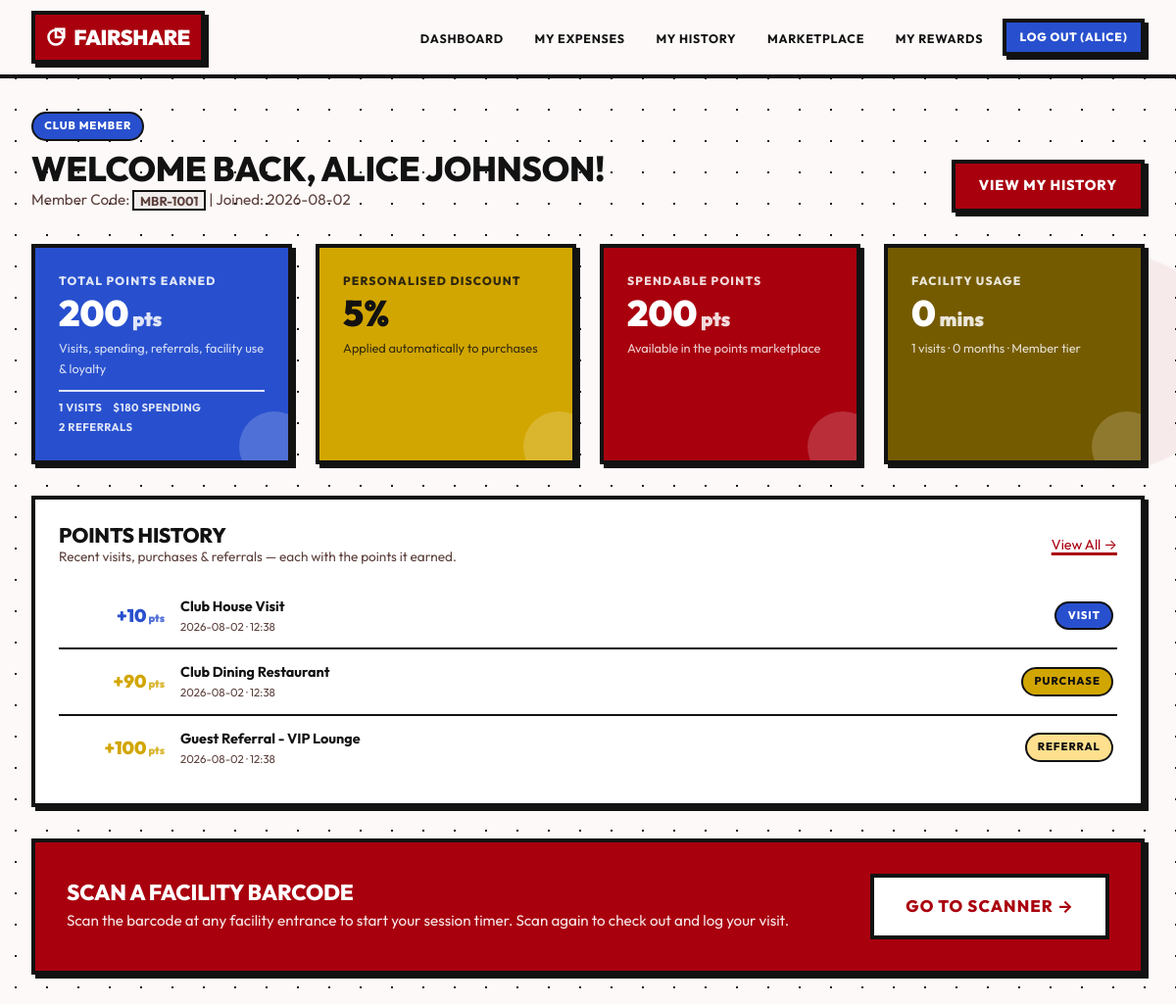
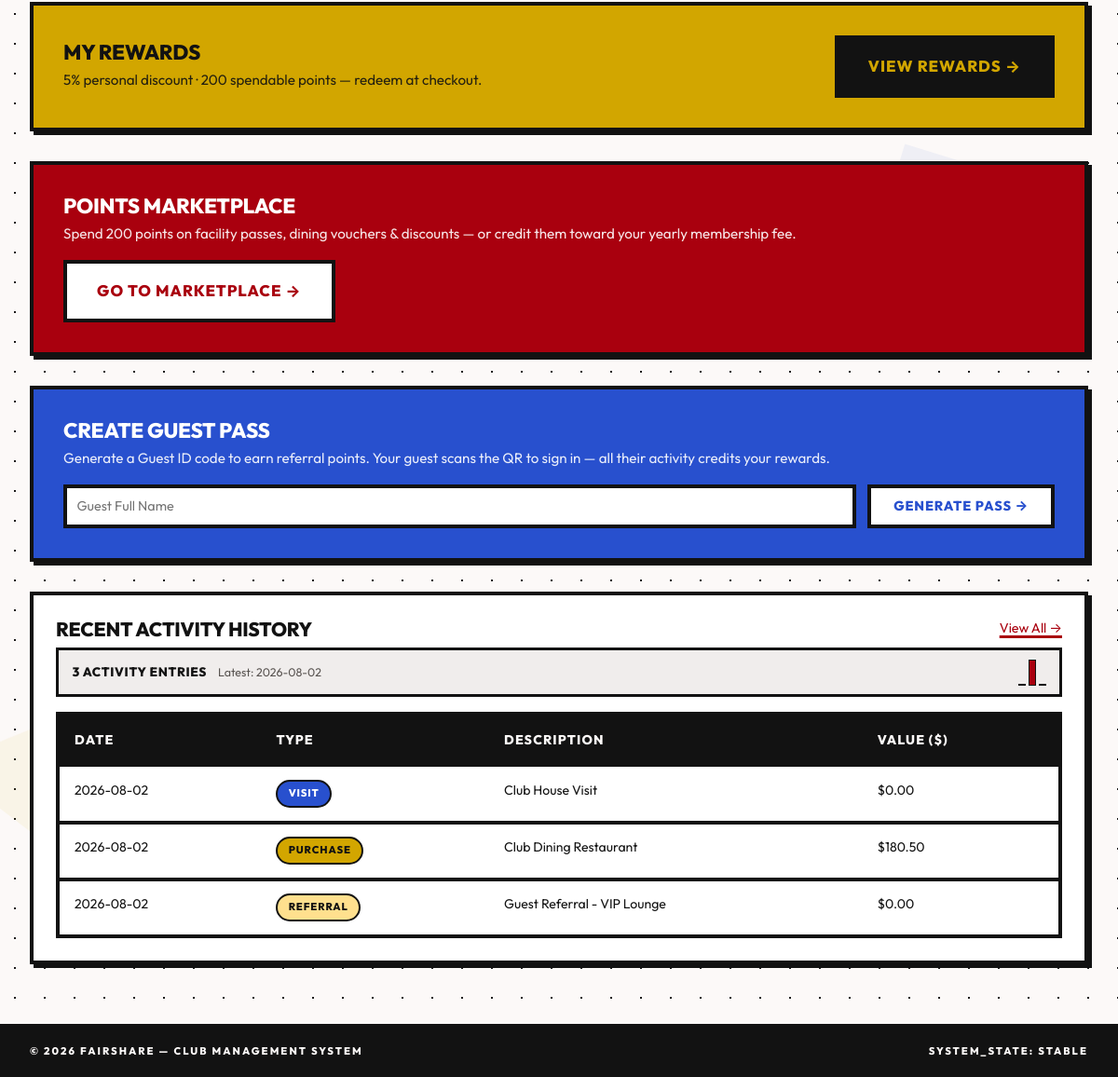
The page /member/dashboard (signed in) on the database as committed earlier (2 pictures, top to bottom).
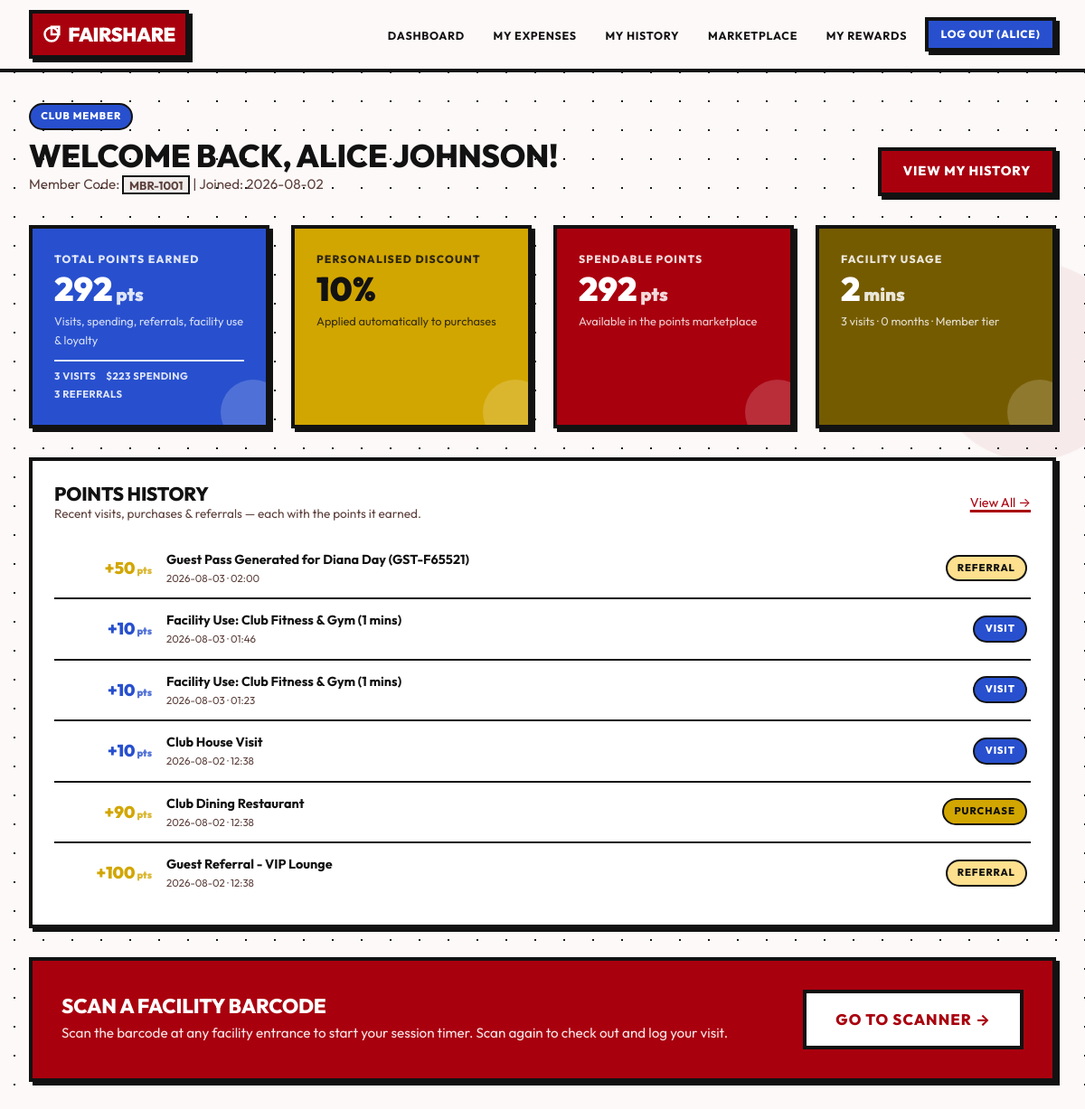
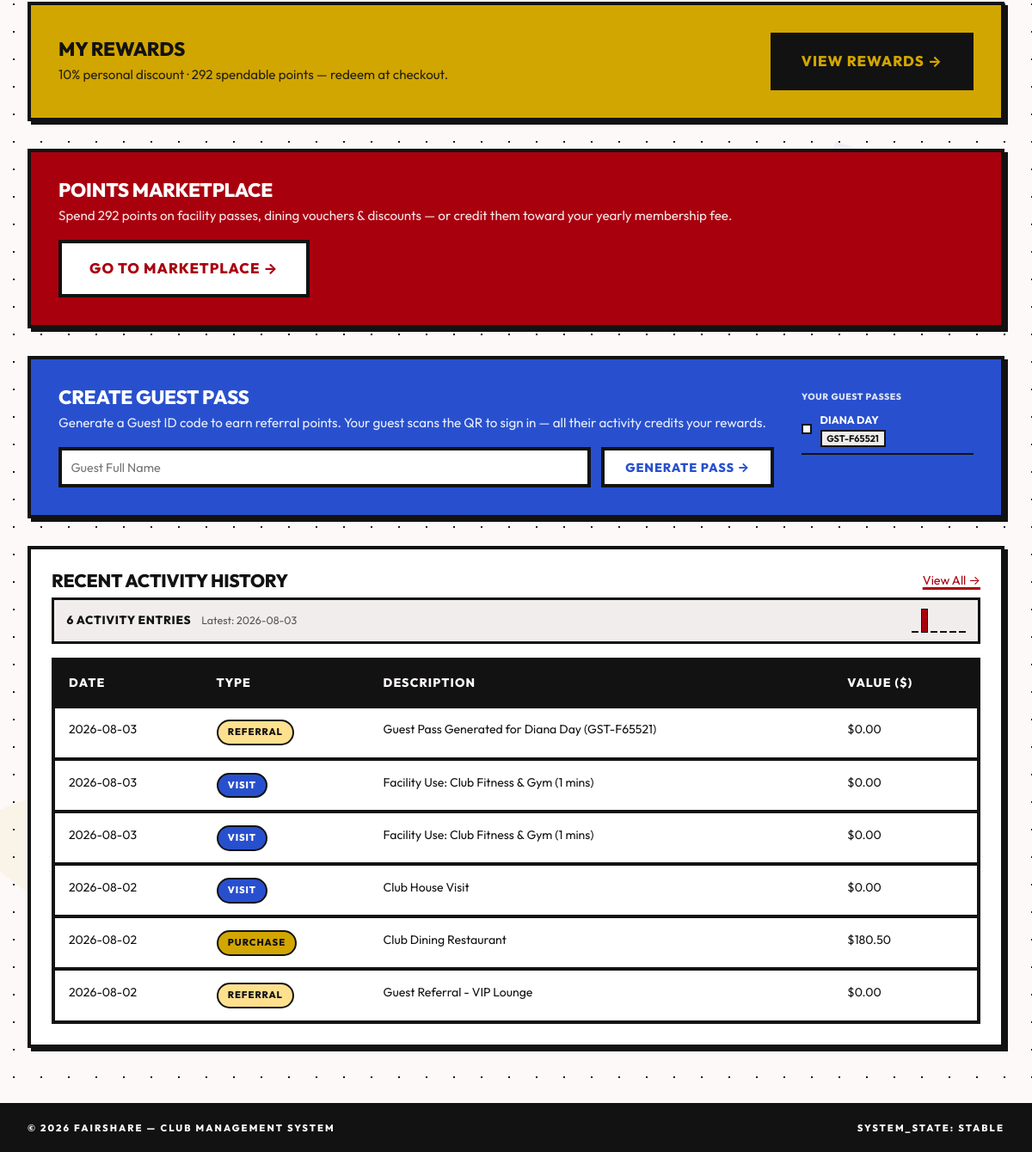
The same page on the database as committed later (2 pictures, top to bottom).
### tables this page shows
CREATE TABLE activities (
            id INTEGER PRIMARY KEY AUTOINCREMENT,
            member_id INTEGER NOT NULL,
            activity_type TEXT NOT NULL CHECK(activity_type IN ('visit', 'purchase', 'referral', 'facility')),
            service_name TEXT NOT NULL,
            transaction_value REAL DEFAULT 0.0,
            guest_count INTEGER DEFAULT 0,
            created_at TIMESTAMP DEFAULT CURRENT_TIMESTAMP,
            FOREIGN KEY (member_id) REFERENCES members (id) ON DELETE CASCADE
        );

CREATE TABLE guest_ids (
            id INTEGER PRIMARY KEY AUTOINCREMENT,
            guest_code TEXT UNIQUE NOT NULL,
            guest_name TEXT NOT NULL,
            host_member_id INTEGER NOT NULL,
            created_at TIMESTAMP DEFAULT CURRENT_TIMESTAMP,
            FOREIGN KEY (host_member_id) REFERENCES members (id) ON DELETE CASCADE
        );

### main.py (the view)
@app.route('/member/dashboard')
@login_required
def member_dashboard():
    conn = get_db()
    cursor = conn.cursor()
    cursor.execute("SELECT * FROM members WHERE user_id = ?", (session['user_id'],))
    member = cursor.fetchone()
    if not member:
        conn.close()
        flash('Member profile not found.', 'danger')
        return redirect(url_for('index'))
    rewards = EngagementEngine.view_member_rewards(member['id'])
    cursor.execute('''
        SELECT activity_type, service_name, transaction_value, guest_count, created_at
        FROM activities WHERE member_id = ? ORDER BY created_at DESC LIMIT 8
    ''', (member['id'],))
    recent_activities = cursor.fetchall()
    settings = RewardSettings.get_settings()
    points_history = []
    for act in recent_activities:
        if act['activity_type'] == 'visit':
            pts = round(settings['visit_weight'], 2)
        elif act['activity_type'] == 'purchase':
            pts = round((act['transaction_value'] or 0) * settings['spending_weight'], 2)
        elif act['activity_type'] == 'referral':
            pts = round((act['guest_count'] or 0) * settings['referral_weight'], 2)
        else:
            pts = 0.0
        points_history.append({
            'activity_type': act['activity_type'],
            'service_name': act['service_name'],
            'transaction_value': act['transaction_value'],
            'guest_count': act['guest_count'],
            'created_at': act['created_at'],
            'points': pts,
        })
    cursor.execute('''
        SELECT * FROM facility_checkins WHERE member_id = ? AND guest_id IS NULL AND status = 'active'
    ''', (member['id'],))
    active_checkin = cursor.fetchone()
    cursor.execute("SELECT * FROM guest_ids WHERE host_member_id = ? ORDER BY created_at DESC", (member['id'],))
    guests = cursor.fetchall()
    conn.close()
    return render_template('member/dashboard.html', member=member, rewards=rewards,
                           recent_activities=recent_activities, points_history=points_history,
                           active_checkin=active_checkin, guests=guests)

### database.py (called while the page is built)
def get_db():
    db_path = Config.DATABASE
    os.makedirs(os.path.dirname(db_path), exist_ok=True)
    conn = sqlite3.connect(db_path)
    conn.row_factory = sqlite3.Row
    conn.execute("PRAGMA foreign_keys = ON;")
    return conn

### main.py (called while the page is built)
@app.after_request
def add_header(response):
    if app.debug:
        response.headers['Cache-Control'] = 'no-cache, no-store, must-revalidate'
    else:
        response.headers['Cache-Control'] = 'public, max-age=3600'
    return response

def login_required(f):
    @functools.wraps(f)
    def decorated_function(*args, **kwargs):
        if 'user_id' not in session:
            flash('Please log in to access this page.', 'warning')
            return redirect(url_for('login'))
        return f(*args, **kwargs)
    return decorated_function

### models.py (called while the page is built)
    @staticmethod
    def get_settings():
        conn = get_db()
        cursor = conn.cursor()
        cursor.execute("SELECT * FROM reward_settings ORDER BY id DESC LIMIT 1")
        settings = cursor.fetchone()
        conn.close()
        return settings

    @classmethod
    def view_member_rewards(cls, member_id):
        return cls.view_all_rewards().get(member_id)

### templates/member/dashboard.html (shortened to what the changed rows need)
{% extends "base.html" %}
{% block content %}
<div style="display: flex; justify-content: space-between; align-items: flex-end; margin-bottom: 2rem;">
  <div>
    <h1 style="font-size: 2.2rem;">Welcome back, {{ member.full_name }}!</h1>
  </div>
</div>
<div class="grid grid-cols-4 dash-stats" style="margin-bottom: 2rem;">
  <div class="card stat-card blue">
    <span class="stat-label">Total Points Earned</span>
    <span class="stat-value">{{ "%.0f"|format(rewards.engagement_score) }}<span style="font-size: 0.55em; opacity: 0.85;"> pts</span></span>
    <span class="stat-desc">Visits, spending, referrals, facility use & loyalty</span>
    <div class="stat-breakdown">
      <span>{{ rewards.details.visit_count }} visits</span>
      <span>${{ "%.0f"|format(rewards.details.total_spending) }} spending</span>
      <span>{{ rewards.details.guest_referrals }} referrals</span>
    </div>
  </div>
  <div class="card stat-card emerald">
    <span class="stat-label">Personalised Discount</span>
    <span class="stat-value">{{ "%.0f"|format(rewards.discount_percentage) }}%</span>
    <span class="stat-desc">Applied automatically to purchases</span>
  </div>
  <div class="card stat-card red">
    <span class="stat-label">Spendable Points</span>
    <span class="stat-value">{{ "%.0f"|format(rewards.points_balance) }}<span style="font-size: 0.55em; opacity: 0.85;"> pts</span></span>
    <span class="stat-desc">Available in the points marketplace</span>
  </div>
  <div class="card stat-card purple">
    <span class="stat-label">Facility Usage</span>
    <span class="stat-value">{{ rewards.details.facility_minutes }}<span style="font-size: 0.55em; opacity: 0.85;"> mins</span></span>
    <span class="stat-desc">{{ rewards.details.visit_count }} visits &middot; {{ rewards.details.loyalty_months }} months &middot; {{ rewards.details.membership_type }} tier</span>
  </div>
</div>
<div class="card dash-points" style="margin-bottom: 2rem;">
  <div class="points-feed">
    {% for ev in points_history %}
      <div class="points-feed-row">
        <span class="points-feed-value {% if ev.activity_type == 'purchase' %}points-feed-value-emerald{% elif ev.activity_type == 'referral' %}points-feed-value-amber{% endif %}">
          +{{ "%.0f"|format(ev.points) }}<span style="font-size: 0.6em; opacity: 0.8;"> pts</span>
        </span>
        <div style="flex: 1; min-width: 0;">
          <p style="font-weight: 700; font-size: 0.9rem; white-space: nowrap; overflow: hidden; text-overflow: ellipsis;">{{ ev.service_name }}</p>
          <p style="font-size: 0.72rem; color: var(--text-muted);">{{ ev.created_at[:10] }} &middot; {{ ev.created_at[11:16] }}</p>
        </div>
        <span class="badge {% if ev.activity_type == 'visit' %}badge-blue{% elif ev.activity_type == 'purchase' %}badge-emerald{% elif ev.activity_type == 'referral' %}badge-amber{% else %}badge-purple{% endif %}">
          {{ ev.activity_type|title }}
        </span>
      </div>
    {% else %}
      <p style="color: var(--text-dim); text-align: center; padding: 1rem 0;">No point-earning activity yet — scan a facility barcode or record a purchase to get started.</p>
    {% endfor %}
  </div>
</div>
<a href="{{ url_for('member_rewards') }}" class="card card-yellow dash-cta-yellow" style="display: block; text-decoration: none; padding: 2rem; margin-bottom: 2rem;">
  <div style="display: flex; justify-content: space-between; align-items: center; flex-wrap: wrap; gap: 1rem;">
    <div>
      <h3 style="font-size: 1.4rem; margin-bottom: 0.25rem;">My Rewards</h3>
      <p style="opacity: 0.9; font-size: 0.95rem;">{{ "%.0f"|format(rewards.discount_percentage) }}% personal discount &middot; {{ "%.0f"|format(rewards.points_balance) }} spendable points — redeem at checkout.</p>
    </div>
  </div>
</a>
<a href="{{ url_for('member_marketplace') }}" class="card card-red dash-cta-red" style="display: block; text-decoration: none; padding: 2rem; margin-bottom: 2rem;">
  <div style="display: flex; justify-content: space-between; align-items: center; flex-wrap: wrap; gap: 1rem;">
    <div>
      <h3 style="font-size: 1.4rem; margin-bottom: 0.25rem;">Points Marketplace</h3>
      <p style="opacity: 0.9; font-size: 0.95rem;">Spend {{ "%.0f"|format(rewards.points_balance) }} points on facility passes, dining vouchers &amp; discounts — or credit them toward your yearly membership fee.</p>
    </div>
  </div>
</a>
<div class="grid grid-cols-2" style="gap: 1.5rem; margin-bottom: 2rem;">
  <div class="card card-blue dash-cta-blue" style="grid-column: span 2; padding: 2rem;">
    <div style="display: flex; justify-content: space-between; align-items: flex-start; flex-wrap: wrap; gap: 2rem;">
      {% if guests %}
        <div style="flex-shrink: 0; min-width: 200px; max-height: 200px; overflow-y: auto; font-size: 0.8rem;">
          <span style="font-weight: 800; text-transform: uppercase; letter-spacing: 0.06em; font-size: 0.65rem; opacity: 0.85;">Your Guest Passes</span>
          {% for g in guests[:3] %}
            <div style="display: flex; align-items: center; gap: 0.6rem; border-bottom: 2px solid var(--border-glass); padding: 0.5rem 0;">
              <div class="guest-pass-qr" style="background: var(--on-secondary);"><div data-qr="{{ g.guest_code }}" data-qr-width="48"></div></div>
              <div style="flex: 1; min-width: 0;">
                <p style="font-weight: 700; text-transform: uppercase; font-size: 0.78rem; white-space: nowrap; overflow: hidden; text-overflow: ellipsis;">{{ g.guest_name }}</p>
                <code style="font-size: 0.68rem; color: var(--ink);">{{ g.guest_code }}</code>
              </div>
            </div>
          {% endfor %}
        </div>
      {% endif %}
    </div>
  </div>
</div>
<div class="card dash-table">
  <div style="display: flex; justify-content: space-between; align-items: center; margin-bottom: 1rem; padding: 0.6rem 0.9rem; background: var(--surface-dim); border: 3px solid var(--ink); gap: 1rem; flex-wrap: wrap;">
    <div style="display: flex; align-items: center; gap: 0.75rem;">
      <span style="font-weight: 800; font-size: 0.85rem; text-transform: uppercase; letter-spacing: 0.05em; white-space: nowrap;">
        {{ recent_activities|length }} activity {{ "entries" if recent_activities|length != 1 else "entry" }}
      </span>
      {% if recent_activities %}
        <span style="color: var(--text-dim); font-size: 0.78rem; white-space: nowrap;">
          Latest: {{ recent_activities[0].created_at[:10] }}
        </span>
      {% endif %}
    </div>
    {% if recent_activities %}
      <div class="sparkline" style="display: flex; align-items: flex-end; gap: 3px; height: 28px;">
        {% for act in recent_activities|reverse %}
          {% set height_pct = ((act.transaction_value / (recent_activities|map(attribute='transaction_value')|max or 1)) * 100)|round|int %}
          <div class="sparkline-bar" style="width: 8px; height: {{ [height_pct, 5]|max }}%;" title="{{ act.service_name }}: ${{ '%.2f'|format(act.transaction_value) }}" data-value="{{ '%.2f'|format(act.transaction_value) }}"></div>
        {% endfor %}
      </div>
    {% endif %}
  </div>
  <div class="table-container">
    <table class="table">
      <thead>
        <tr>
          <th>Date</th>
          <th>Type</th>
          <th>Description</th>
          <th>Value ($)</th>
        </tr>
      </thead>
      <tbody>
        {% for act in recent_activities %}
          <tr>
            <td>{{ act.created_at[:10] }}</td>
            <td>
              {% if act.activity_type == 'visit' %}
                <span class="badge badge-blue">Visit</span>
              {% elif act.activity_type == 'purchase' %}
                <span class="badge badge-emerald">Purchase</span>
              {% elif act.activity_type == 'referral' %}
                <span class="badge badge-amber">Referral</span>
              {% else %}
                <span class="badge badge-purple">Facility</span>
              {% endif %}
            </td>
            <td>{{ act.service_name }}</td>
            <td>${{ "%.2f"|format(act.transaction_value) }}</td>
          </tr>
        {% else %}
          <tr>
            <td colspan="4" style="text-align: center; color: var(--text-muted);">No activity logged yet.</td>
          </tr>
        {% endfor %}
      </tbody>
    </table>
  </div>
</div>
{% endblock %}

Rows that differ between the two databases and show on the page:
added activities: points "50", service_name "Guest Pass Generated for Diana Day (GST-F65521)", created_at "2026-08-03", created_at "02:00", activity_type "REFERRAL", transaction_value "0.00"
added activities: points "10", service_name "Facility Use: Club Fitness & Gym (1 mins)", created_at "2026-08-03", created_at "01:46", activity_type "VISIT", transaction_value "0.00"
added activities: points "10", service_name "Facility Use: Club Fitness & Gym (1 mins)", created_at "2026-08-03", created_at "01:23", activity_type "VISIT", transaction_value "0.00"
added guest_ids: guest_name "DIANA DAY", guest_code "GST-F65521"
Other text that changed with them:
{{ "%.0f"|format(rewards.engagement_score) }}: "200" → "292"
{{ rewards.details.visit_count }}: "1" → "3"
{{ "%.0f"|format(rewards.details.total_spending) }}: "180" → "223"
{{ rewards.details.guest_referrals }}: "2" → "3"
{{ "%.0f"|format(rewards.discount_percentage) }}: "5" → "10"
{{ "%.0f"|format(rewards.points_balance) }}: "200" → "292"
{{ rewards.details.facility_minutes }}: "0" → "2"
{{ recent_activities|length }}: "3" → "6"
{{ recent_activities[0].created_at[:10] }}: "2026-08-02" → "2026-08-03"
text now shown: "YOUR GUEST PASSES"
